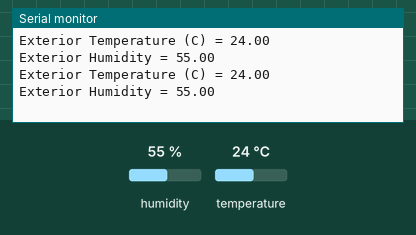
Simulated run of this sketch. Board: ESP8266 (NodeMCU). On the bench: the last lines printed to the serial monitor. The inputs (shaded band) are chosen by the test bench; at power-on: humidity 55 %, temperature 24 °C.

Above: at 3.8 s.
3.9 s: humidity set to 22 %
At 6.5 s:
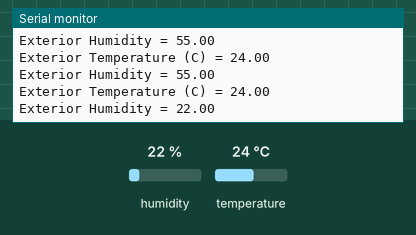
7.8 s: temperature set to 12 °C
At 9.7 s:
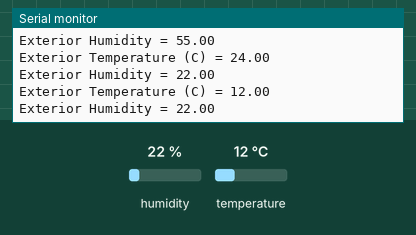
11.7 s: humidity set to 40 %
At 12.8 s:
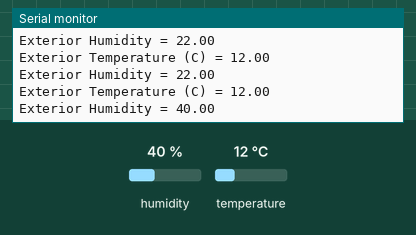
Timing chart, 0 to 14.7 s (numbered marks = the images above; inputs shaded):
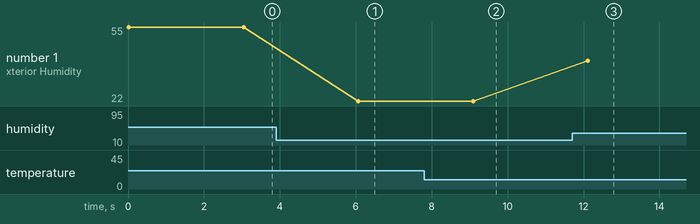

Measured:
- after the input at 3.9 s, the serial monitor: prints a new line after 2.2 s (image 1)
- after the input at 7.8 s, the serial monitor: prints a new line after 1.3 s (image 2)
- after the input at 11.7 s, the serial monitor: prints a new line after 0.42 s (image 3)
- plotted number 1: 55 → 22 after the input at 3.9 s, 22 → 40 after the input at 11.7 s

The sketch:

dht11-exemplu.ino
```cpp
// Folosim libraria pentru Dht11
#include <DHT.h>

// Senzorul Dht11 este conectat la pinul digital D6
#define DHTPIN D6

// Definim tipul senzorului pe care il folosim ("DHT11")
#define DHTTYPE DHT11

// Initiem un senzor Dht
DHT dht(DHTPIN, DHTTYPE);

void setup(void) {

  // Initiem interfata serial
  Serial.begin(9600);

  // Pornim senzorul
  dht.begin();

}

void loop(void)
{

  // Atribuim variabilei "h" valoarea umiditatii, citita de functia "dht.readHumidity()"
  float h = dht.readHumidity();

  // Atribuim variabilei "t" valoarea temperaturii, citita de functia "dht.readTemperature()"
  float t = dht.readTemperature();

  // Afisam in consola mesajul "Exterior Temperature (C) = "
  Serial.print("Exterior Temperature (C) = ");

  // Afisam temperatura din camera, citita cu ajutorul senzorului Dht11
  Serial.println(t);

  // Afisam in consola mesajul "Exterior Humidity = "
  Serial.print("Exterior Humidity = ");

  // Afisam temperatura din camera, citita cu ajutorul senzorului Dht11
  Serial.println(h);

  delay(3000);

}
```
